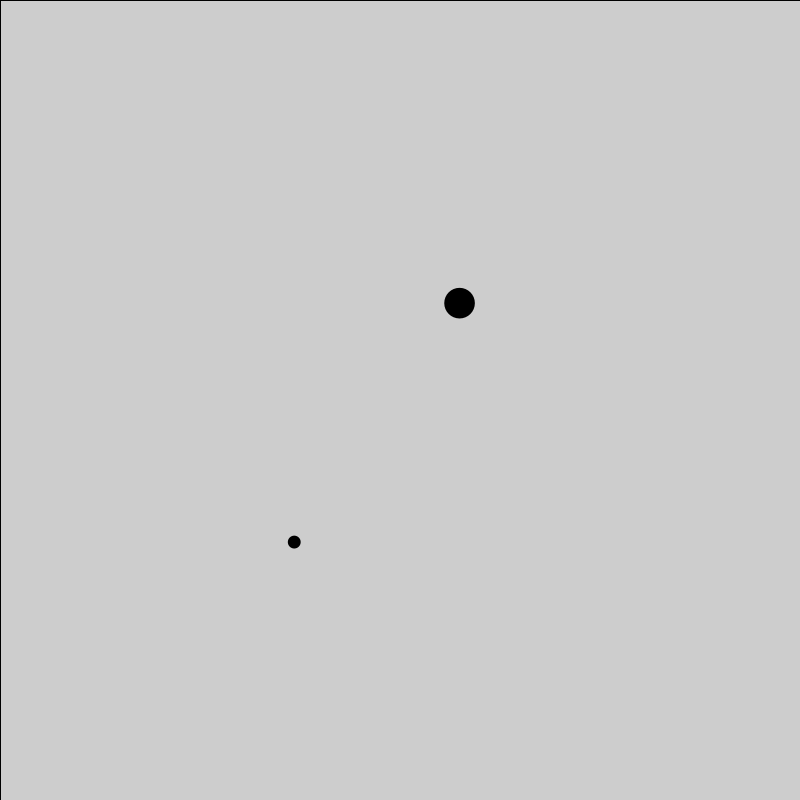
Frame 1 (no input)
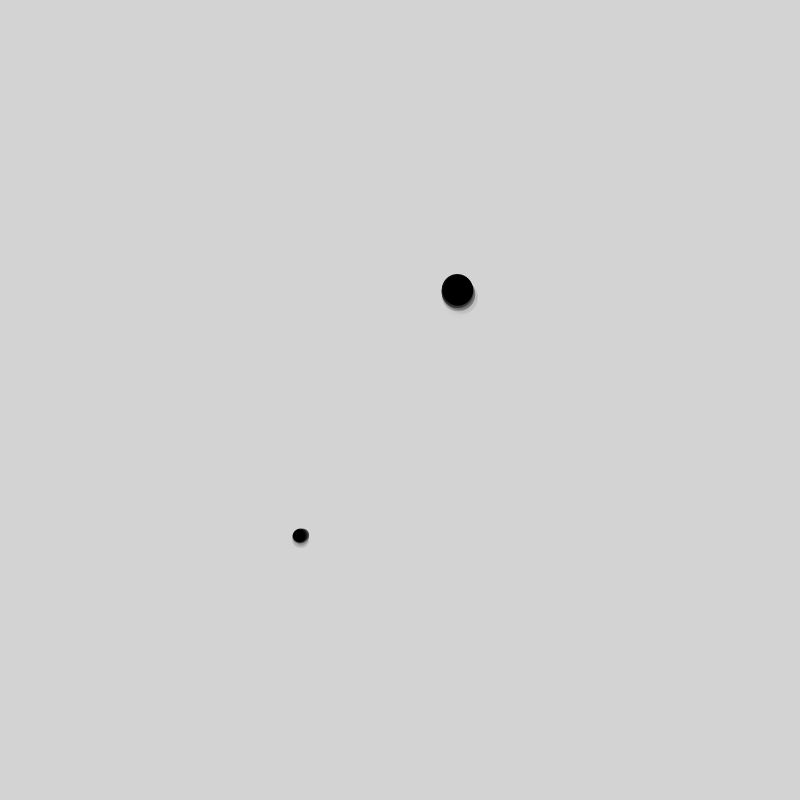
Frame 60 (the mouse pressed at the canvas centre just before this capture)
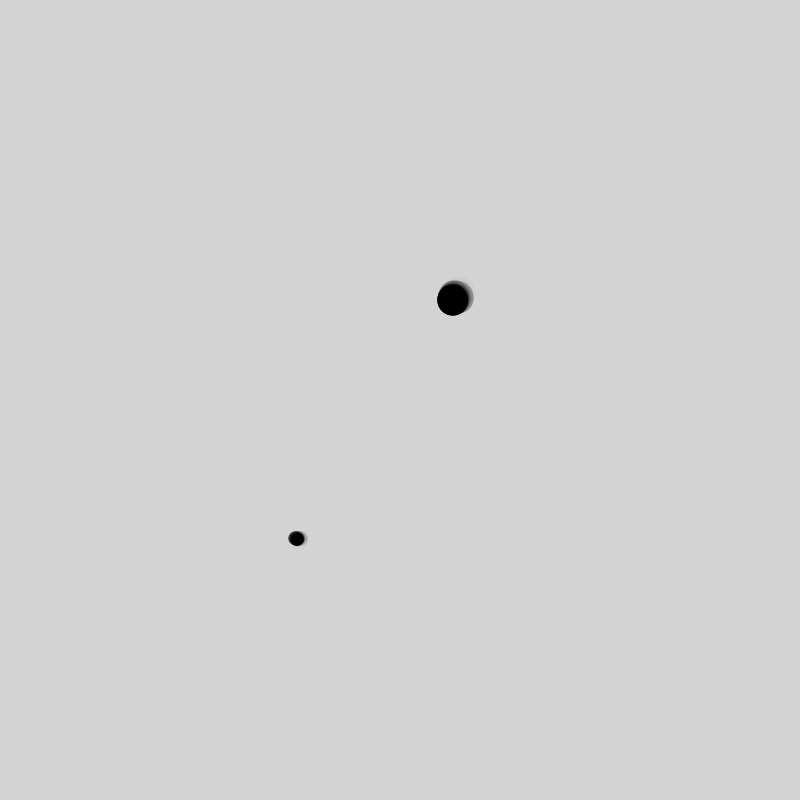
Frame 120 (the mouse held since frame 60 and released just before this capture)

The Processing sketch that drew these frames (run headless with seeded random() and noise(); from frame 60 on, the mouse is pressed at the canvas centre):

// Processing sketch: RandomWalk_with_vectors
// ── RandomWalk_with_vectors.pde
Walker johnny;
Walker martha;

void setup() {
  size(800, 800);
  pixelDensity(displayDensity());
  johnny = new Walker();
  martha = new Walker();
}

void draw() {
  fill(220, 20);
  rect(0, 0, width, height);
  johnny.calculate();
  johnny.render();
  martha.calculate();
  martha.render();
}

// ── Walker.pde
class Walker {
  PVector location;
  PVector step;
  float walkerSize;
  
  Walker() {
    //Calculate central area
    float x1 = width/4;
    float x2 = x1 * 3;
    float y1 = height/4;
    float y2 = y1 * 3;
    float randomX = random(x1, x2);
    float randomY = random(y1, y2);
    location = new PVector(randomX, randomY);
    walkerSize = random(4, 32);
  }
  
  void calculate() {
    step = new PVector();
    step = PVector.random2D();
    step.mult(1.2);
    location.add(step);
  }
  
  void render() {
    fill(0);
    noStroke();
    ellipse(location.x, location.y, walkerSize, walkerSize);
  }
  
}
